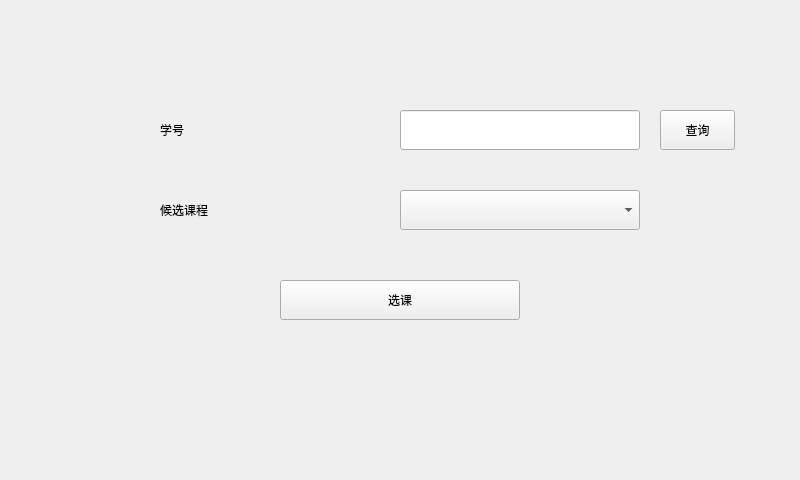
<?xml version="1.0" encoding="UTF-8"?>
<ui version="4.0">
 <class>SelectCourseWidget</class>
 <widget class="QWidget" name="SelectCourseWidget">
  <property name="geometry">
   <rect>
    <x>0</x>
    <y>0</y>
    <width>800</width>
    <height>480</height>
   </rect>
  </property>
  <property name="windowTitle">
   <string>选课</string>
  </property>
  <widget class="QLabel" name="student_id_label">
   <property name="geometry">
    <rect>
     <x>160</x>
     <y>110</y>
     <width>240</width>
     <height>40</height>
    </rect>
   </property>
   <property name="text">
    <string>学号</string>
   </property>
  </widget>
  <widget class="QLineEdit" name="student_id_edit">
   <property name="geometry">
    <rect>
     <x>400</x>
     <y>110</y>
     <width>240</width>
     <height>40</height>
    </rect>
   </property>
  </widget>
  <widget class="QPushButton" name="accept_button">
   <property name="geometry">
    <rect>
     <x>280</x>
     <y>280</y>
     <width>240</width>
     <height>40</height>
    </rect>
   </property>
   <property name="text">
    <string>选课</string>
   </property>
  </widget>
  <widget class="QComboBox" name="course_box">
   <property name="geometry">
    <rect>
     <x>400</x>
     <y>190</y>
     <width>240</width>
     <height>40</height>
    </rect>
   </property>
  </widget>
  <widget class="QLabel" name="course_label">
   <property name="geometry">
    <rect>
     <x>160</x>
     <y>190</y>
     <width>240</width>
     <height>40</height>
    </rect>
   </property>
   <property name="text">
    <string>候选课程</string>
   </property>
  </widget>
  <widget class="QPushButton" name="search_button">
   <property name="geometry">
    <rect>
     <x>660</x>
     <y>110</y>
     <width>75</width>
     <height>40</height>
    </rect>
   </property>
   <property name="text">
    <string>查询</string>
   </property>
  </widget>
 </widget>
 <resources/>
 <connections/>
</ui>
